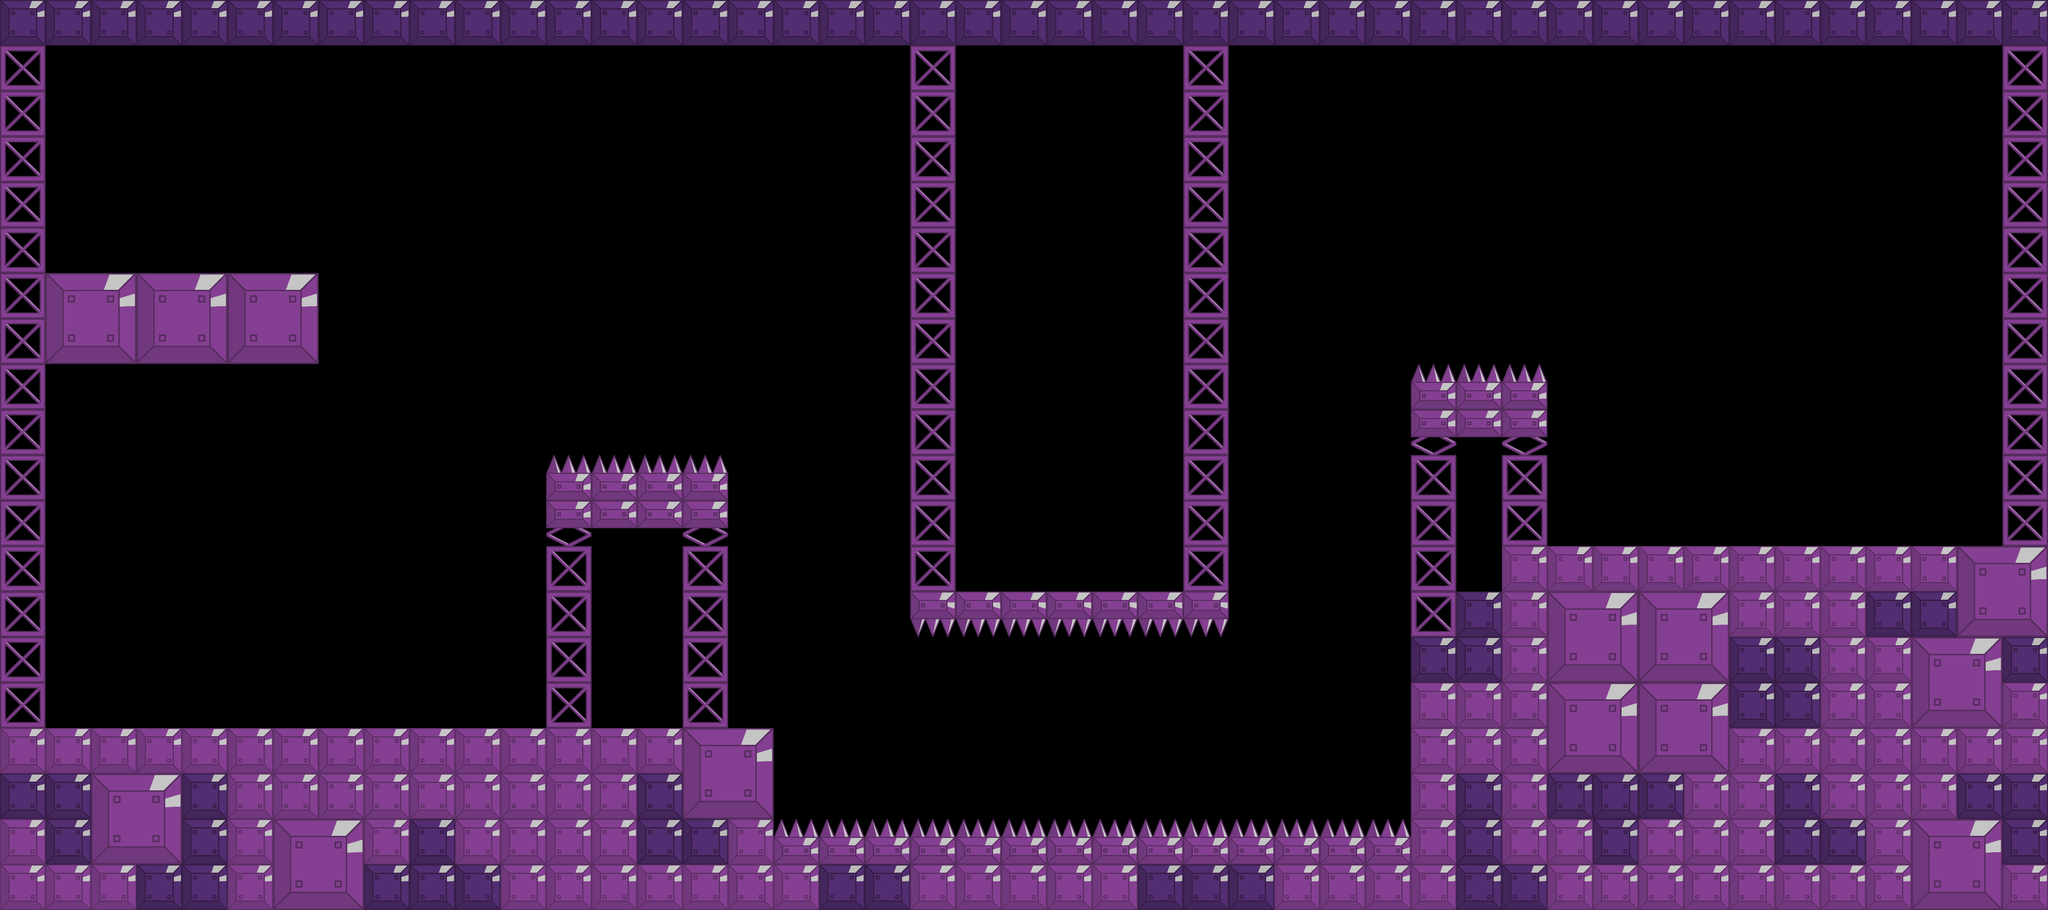

Tiled map render using the project's own tile images. Description and the map definition, with tile-layer contents summarised, below:
An orthogonal 45x20 tile map with 100x100 px tiles, 1 tile layer (walls) and 4 objects (exit).

<map version="1.0" orientation="orthogonal" renderorder="right-down" width="45" height="20" tilewidth="100" tileheight="100" nextobjectid="7">
 <properties>
  <property name="startX" value="3" />
  <property name="startY" value="6" />
 </properties>
 <tileset firstgid="1" name="tileset" tilewidth="100" tileheight="100" tilecount="15">
  <image source="tileset.png" width="500" height="300" />
  <tile id="0">
   <properties>
    <property name="startX" value="3" />
    <property name="startY" value="6" />
   </properties>
  </tile>
  <tile id="2">
   <properties>
    <property name="type" value="spike" />
   </properties>
  </tile>
  <tile id="8">
   <properties>
    <property name="type" value="spike" />
   </properties>
  </tile>
  <tile id="9">
   <properties>
    <property name="type" value="spike" />
   </properties>
  </tile>
  <tile id="13">
   <properties>
    <property name="type" value="spike" />
   </properties>
  </tile>
 </tileset>
 <layer name="walls" width="45" height="20">
  <properties>
   <property name="time" value="60" />
  </properties>
  <data>[900 cells, 347 non-empty, 11 distinct tile ids]</data>
 </layer>
 <objectgroup name="exits">
  <object id="3" name="exit" x="4100" y="900" width="100" height="200">
   <properties>
    <property name="exitX" value="2" />
    <property name="exitY" value="7" />
    <property name="link" value="spaceship3" />
   </properties>
  </object>
 </objectgroup>
 <objectgroup name="pickups">
  <object id="4" x="200" y="400" width="100" height="100">
   <properties>
    <property name="type" value="gas" />
   </properties>
  </object>
 </objectgroup>
 <objectgroup name="enemies">
  <object id="5" x="3800" y="1100" width="100" height="100" />
  <object id="6" x="400" y="400" width="100" height="100" />
 </objectgroup>
</map>